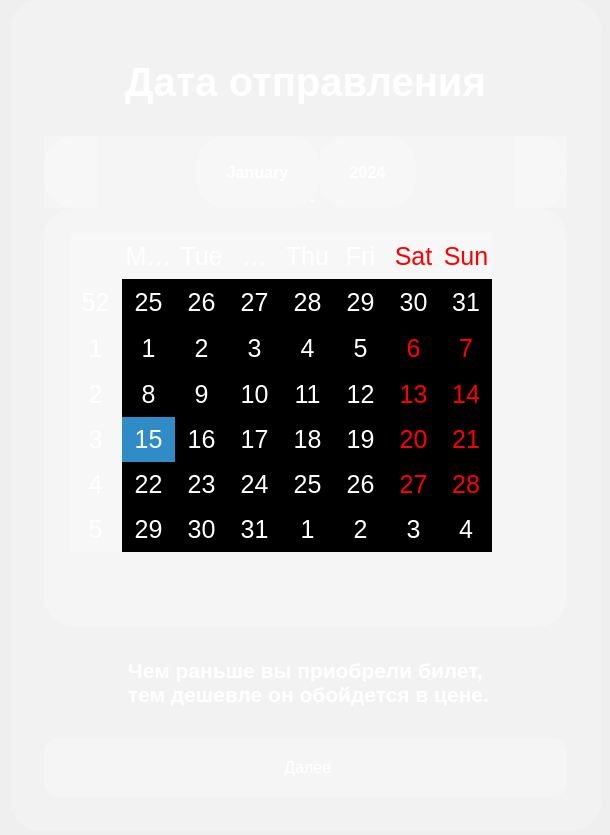
<?xml version="1.0" encoding="UTF-8"?>
<ui version="4.0">
 <class>Dialog</class>
 <widget class="QDialog" name="Dialog">
  <property name="geometry">
   <rect>
    <x>0</x>
    <y>0</y>
    <width>610</width>
    <height>835</height>
   </rect>
  </property>
  <property name="windowTitle">
   <string>Dialog</string>
  </property>
  <property name="styleSheet">
   <string notr="true">background-color: qlineargradient(
    spread: pad,
    x1: 1, y1: 1,
    x2: 0, y2: 0,
    stop: 0 rgba(0, 191, 255, 255), /* Голубой */
    stop: 0.5 rgba(0, 0, 255, 255), /* Синий */
    stop: 1 rgba(0, 191, 255, 255) /* Темно-синий (опционально) */
);
</string>
  </property>
  <widget class="QFrame" name="frame1">
   <property name="geometry">
    <rect>
     <x>10</x>
     <y>0</y>
     <width>591</width>
     <height>831</height>
    </rect>
   </property>
   <property name="styleSheet">
    <string notr="true">color: white;
font-size: 16pt;
background-color: none;
border: none;


 background-color:  rgba(255, 255, 255, 0.2); /* Градиент */
                border: none; /* Убираем рамку */
                color: white; /* Цвет текста */
                padding: 20px; /* Внутренний отступ */
                font-size: 16px; /* Размер шрифта */
                border-radius: 30px; /* Закругленные углы */
padding: 25px; /* Внутренний отступ */</string>
   </property>
   <layout class="QVBoxLayout" name="verticalLayout">
    <item>
     <widget class="QLabel" name="title">
      <property name="font">
       <font>
        <pointsize>30</pointsize>
        <bold>true</bold>
        <underline>false</underline>
        <stylestrategy>PreferDefault</stylestrategy>
       </font>
      </property>
      <property name="styleSheet">
       <string notr="true">
font-size: 30pt;
background-color: none;
border: none;
padding: 25px; /* Внутренний отступ */</string>
      </property>
      <property name="text">
       <string>Дата отправления</string>
      </property>
      <property name="scaledContents">
       <bool>false</bool>
      </property>
      <property name="alignment">
       <set>Qt::AlignmentFlag::AlignCenter</set>
      </property>
      <property name="wordWrap">
       <bool>false</bool>
      </property>
     </widget>
    </item>
    <item>
     <widget class="QCalendarWidget" name="calendarWidget">
      <property name="styleSheet">
       <string notr="true">QCalendarWidget QAbstractItemView {
    font-size: 25px;

}






/* Настройка кнопок перемещения месяцев с иконками */
QCalendarWidget QToolButton#qt_calendar_prevmonth,
QCalendarWidget QToolButton#qt_calendar_nextmonth {
    icon-size: 0px; /* Размер иконок */
	
}
</string>
      </property>
     </widget>
    </item>
    <item>
     <widget class="QLabel" name="info">
      <property name="font">
       <font>
        <pointsize>16</pointsize>
        <bold>true</bold>
       </font>
      </property>
      <property name="styleSheet">
       <string notr="true">
font-size: 16pt;
background-color: none;
border: none;
padding: 25px; /* Внутренний отступ */</string>
      </property>
      <property name="text">
       <string>Чем раньше вы приобрели билет, 
 тем дешевле он обойдется в цене.</string>
      </property>
      <property name="alignment">
       <set>Qt::AlignmentFlag::AlignCenter</set>
      </property>
     </widget>
    </item>
    <item>
     <widget class="QPushButton" name="nextButton">
      <property name="styleSheet">
       <string notr="true">QPushButton {
                background-color:  rgba(255, 255, 255, 0.2); /* Градиент */
                border: none; /* Убираем рамку */
                color: white; /* Цвет текста */
                padding: 20px; /* Внутренний отступ */
                font-size: 16px; /* Размер шрифта */
                border-radius: 15px; /* Закругленные углы */
                box-shadow: 0 4px 10px rgba(0, 0, 0, 0.2); /* Тень */
                transition: background-color 0.3s, transform 0.3s; /* Плавный переход */
            }
            QPushButton:hover {
                background-color: rgba(255, 255, 255, 0.2); /* Изменение фона при наведении */
                transform: translateY(-2px); /* Подъем при наведении */
            }
            QPushButton:pressed {
                background-color: rgba(255, 255, 255, 0.1); /* Изменение фона при нажатии */
                transform: translateY(1px); /* Эффект нажатия */
            }</string>
      </property>
      <property name="text">
       <string> Далее</string>
      </property>
      <property name="autoDefault">
       <bool>false</bool>
      </property>
      <property name="default">
       <bool>false</bool>
      </property>
      <property name="flat">
       <bool>false</bool>
      </property>
     </widget>
    </item>
   </layout>
  </widget>
 </widget>
 <resources/>
 <connections/>
</ui>
